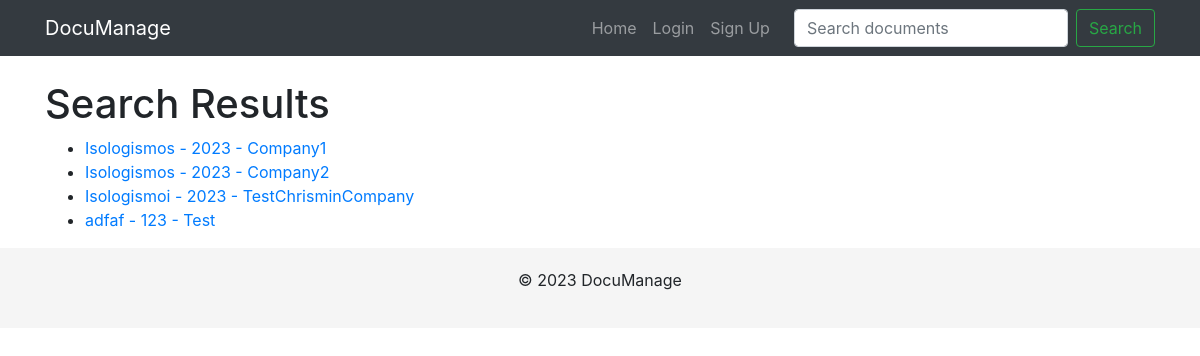
The app's page /search/ with its own data.
### documents/models.py (models this page shows, shortened)
class Document(models.Model):
    title = models.CharField(max_length=100)
    company = models.ForeignKey(Company, on_delete=models.CASCADE)
    year = models.IntegerField()
    document = models.FileField(upload_to=document_upload_to)

class Company(models.Model):
    name = models.CharField(max_length=100)
    description = models.TextField(blank=True)
    logo = models.ImageField(upload_to='company_logos/', blank=True)
    slug = models.SlugField(unique=True, editable=False)  # Make slug not editable
    owner = models.ForeignKey(settings.AUTH_USER_MODEL, on_delete=models.CASCADE)

### documents/views.py (the view)
# urls.py: path('search/', views.search_results, name='search_results'),
def search_results(request):
    query = request.GET.get('query', '')
    documents = Document.objects.filter(
        Q(title__icontains=query) |
        Q(company__name__icontains=query) |
        Q(year__icontains=query)
    )
    return render(request, 'documents/search_results.html', {'documents': documents})

### documents/templates/documents/search_results.html
{% extends "documents/base.html" %}
{% block content %}
    <h1>Search Results</h1>
    <ul>
        {% for document in documents %}
            <li>
                <a href="{% url 'document_detail' document.company.slug document.year document.title %}">
                    {{ document.title }} - {{ document.year }} - {{ document.company.name }}
                </a>
            </li>
        {% empty %}
            <li>No documents found.</li>
        {% endfor %}
    </ul>
{% endblock %}

### documents/templates/documents/base.html (style rules this page uses)
body { padding-top: 56px; }

### records on screen
Document: title "Isologismos", year "2023", company.name "Company1"
Document: title "Isologismos", year "2023", company.name "Company2"
Document: title "Isologismoi", year "2023", company.name "TestChrisminCompany"
Document: title "adfaf", year "123", company.name "Test"
